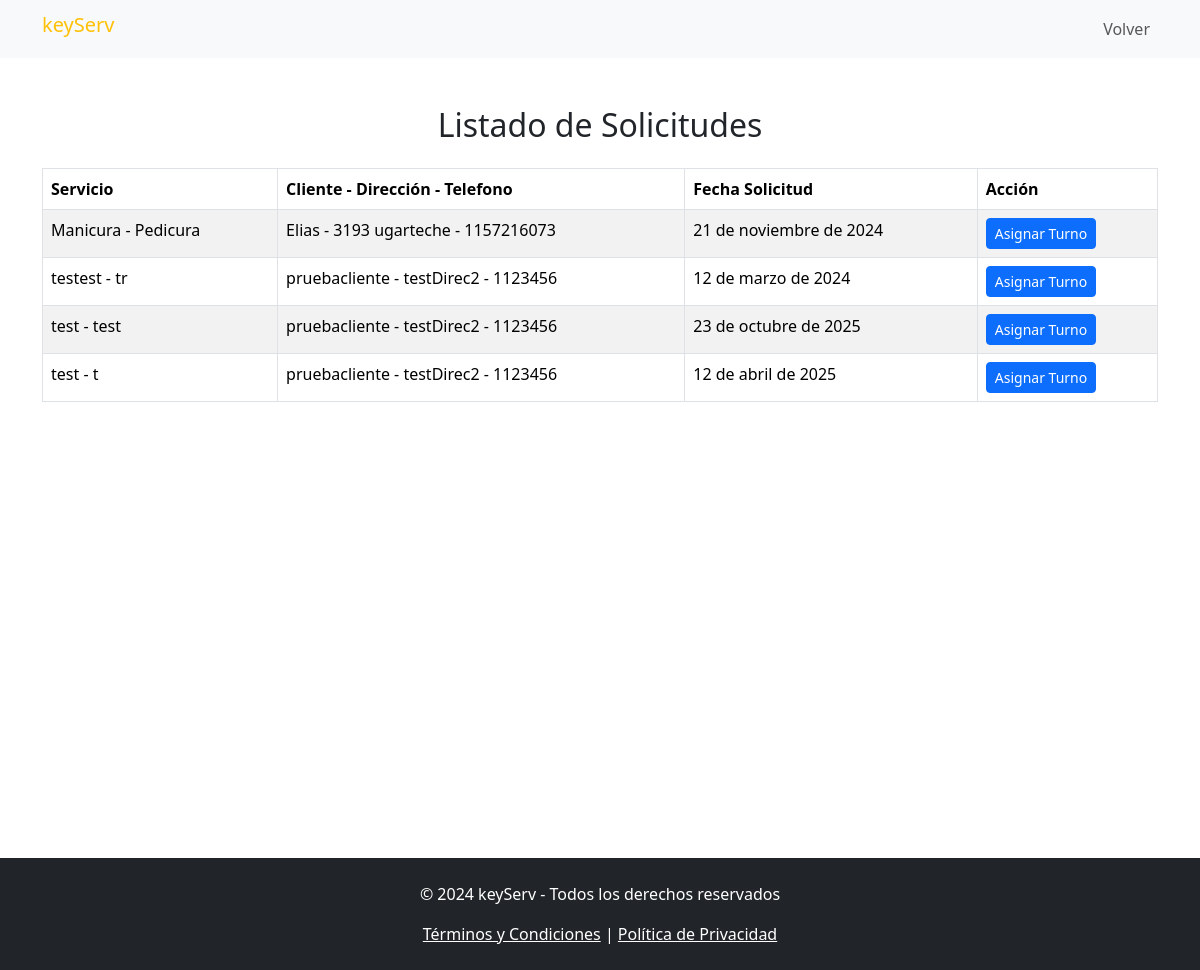
Page /solicitudes/listado_solicitudes/ (signed in) on the earlier database version.
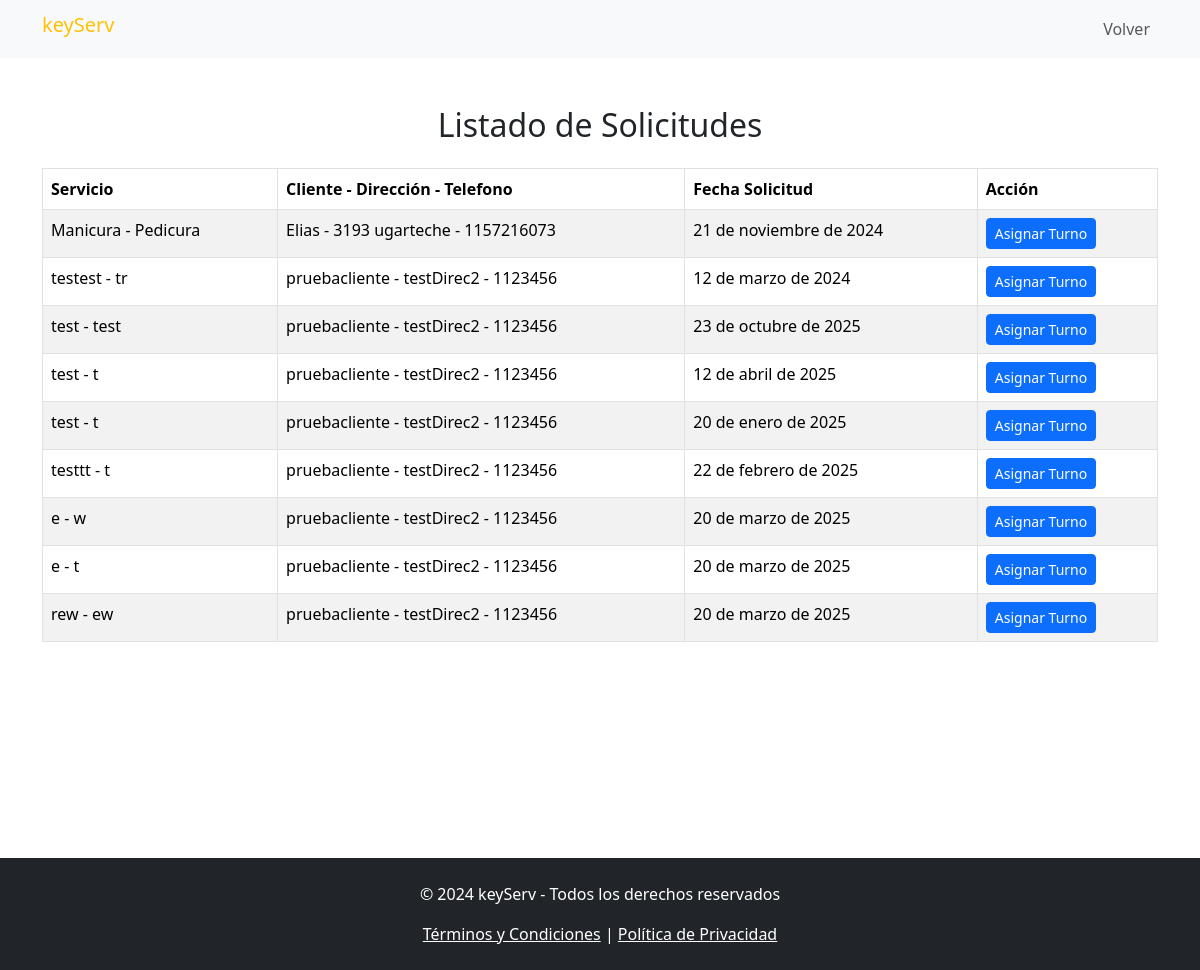
Same page on the later database version.
### apps/solicitudes/models.py (models this page shows, shortened)
class Solicitud(models.Model):
    cliente = models.ForeignKey(Cliente, on_delete=models.CASCADE)
    servicio = models.ForeignKey(Servicio, on_delete=models.CASCADE)
    fecha_solicitud = models.DateField(auto_now_add=True)
    fecha_servicio = models.DateField()
    estado = models.CharField(max_length=10, default='Pendiente')

### apps/servicios/models.py (models this page shows)
class Servicio(models.Model):
    nombre_servicio = models.CharField(max_length=100)
    descripcion = models.TextField()
    def __str__(self):
        return f"{self.nombre_servicio } - {self.descripcion}"

### apps/usuarios/models.py (models this page shows)
class Cliente(models.Model):
    usuario = models.OneToOneField(Usuario, on_delete=models.CASCADE)
    direccion = models.CharField(max_length=255)
    telefono = models.CharField(max_length=15)
    def __str__(self):
        return f"{self.usuario.username} - {self.direccion} - {self.telefono}"

class Usuario(AbstractUser):
    ROLES = [
        ('Cliente', 'Cliente'),
        ('Profesional', 'Profesional')
    ]
    rol = models.CharField(max_length=20, choices=ROLES)

### apps/solicitudes/views.py (the view, shortened to what this page needs)
# urls.py: path('listado_solicitudes/', views.SolicitudesView.as_view(), name='listado_solicitudes'),
class SolicitudesView(LoginRequiredMixin, ListView):
    model = Solicitud
    template_name = 'listado_solicitudes.html'
    context_object_name = 'solicitudes'
    def get_queryset(self):
        usuario = self.request.user
        try:
            profesional = Profesional.objects.get(usuario=usuario)
        except Profesional.DoesNotExist:
            return Solicitud.objects.all()

### apps/solicitudes/templates/listado_solicitudes.html (shortened to what this page needs)
{% extends 'base.html' %}
{% block navbar %}
  <nav class="navbar navbar-expand-lg navbar-light bg-light">
    <div class="container">
      <h1 class="navbar-brand text-warning" href="#">keyServ</h1>
      <div class="collapse navbar-collapse" id="navbarNav">
        <ul class="navbar-nav ms-auto">
          <li class="nav-item">
            <a class="nav-link" href="{% url 'dashboard' %}">Volver</a>
          </li>
        </ul>
      </div>
    </div>
  </nav>
{% endblock %}
{% block content %}
<main class="container py-5 d-flex flex-column min-vh-100">
    <h2 class="text-center text-dark mb-4">Listado de Solicitudes</h2>
    <table class="table table-striped table-bordered">
        <thead class="bg-warning text-white">
            <tr>
                <th>Servicio</th>
                <th>Cliente - Dirección - Telefono</th>
                <th>Fecha Solicitud</th>
                <th>Acción</th>
            </tr>
        </thead>
        <tbody>
            {% for solicitud in solicitudes %}
            <tr>
                <td>{{ solicitud.servicio }}</td>
                <td>{{ solicitud.cliente }}</td>
                <td>{{ solicitud.fecha_servicio }}</td>
                <td>
                  {% if solicitud.turno_asignado %}
                      {% if solicitud.estado_turno == 'Aceptado' %}
                        <button class="btn btn-success btn-sm" disabled>Turno Asignado</button>
                      {% elif solicitud.estado_turno == 'Rechazado' %}
                        <button class="btn btn-danger btn-sm" disabled>Turno Rechazado</button>
                      {% endif %}
                  {% else %}
                      <a href="{% url 'asignar_turno' solicitud.id %}" class="btn btn-primary btn-sm">Asignar Turno</a>
                  {% endif %}
                </td>
            </tr>
            {% endfor %}
        </tbody>
    </table>
</main>
{% endblock %}

Differences in the rows shown:
added Solicitud: servicio "test - t", cliente "pruebacliente - testDirec2 - 1123456", fecha_servicio "20 de enero de 2025"
added Solicitud: servicio "testtt - t", cliente "pruebacliente - testDirec2 - 1123456", fecha_servicio "22 de febrero de 2025"
added Solicitud: servicio "e - w", cliente "pruebacliente - testDirec2 - 1123456", fecha_servicio "20 de marzo de 2025"
added Solicitud: servicio "e - t", cliente "pruebacliente - testDirec2 - 1123456", fecha_servicio "20 de marzo de 2025"
added Solicitud: servicio "rew - ew", cliente "pruebacliente - testDirec2 - 1123456", fecha_servicio "20 de marzo de 2025"
